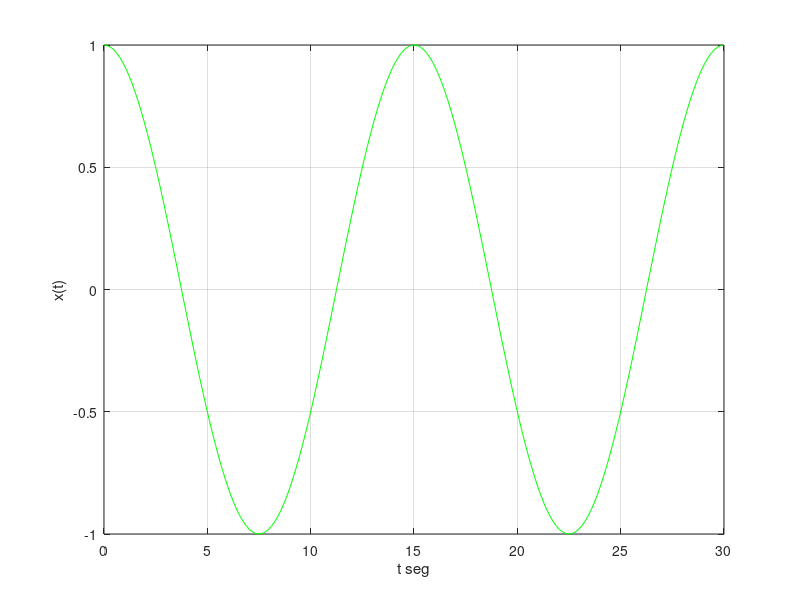

Write the MATLAB code that produced this figure.
Incr=0.15;
N=2;
T=15;
A=1;
t = 0:Incr:N*T; # Vector Tiempo
xt = A*cos(2*pi*t/T); # Vector Señal
plot(t, xt, 'g') 
ylabel('x(t)')
xlabel('t seg')
grid on;
